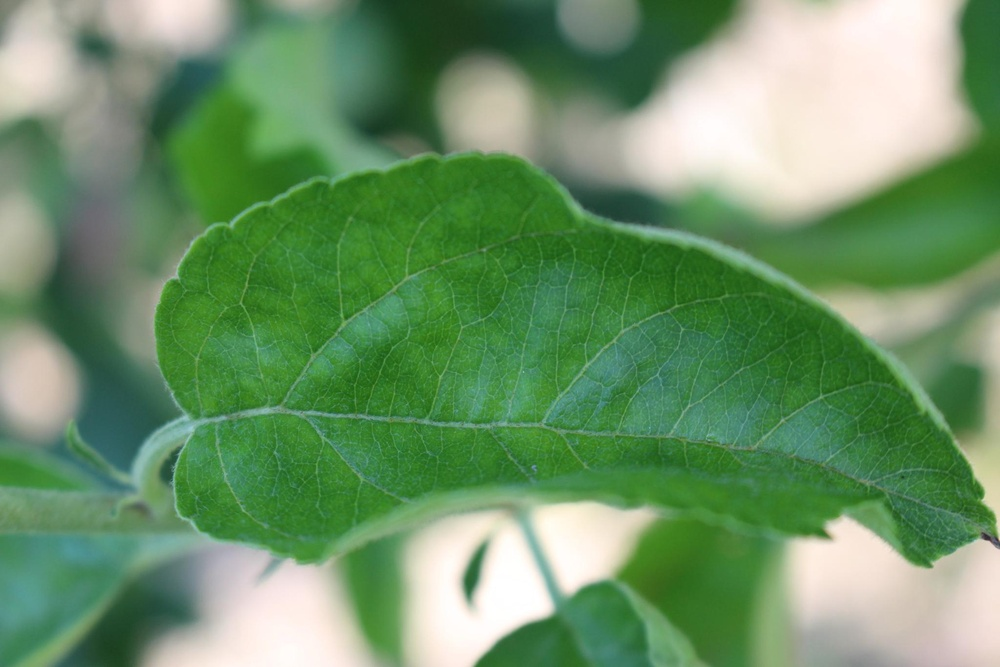
#> input picture Introducao a Visao Computacional/7. Realce de Bordas/Train_2.jpg, 1000 x 667 px, shrunk from 2048 x 1365 before the run
$ python filtroSobel.py   (older library calls are emulated)
#> lines starting #> are read from the running program, lines starting #| are printed output that depends on the picture
import cv2

imagem = cv2.imread("Train_2.jpg", 0)
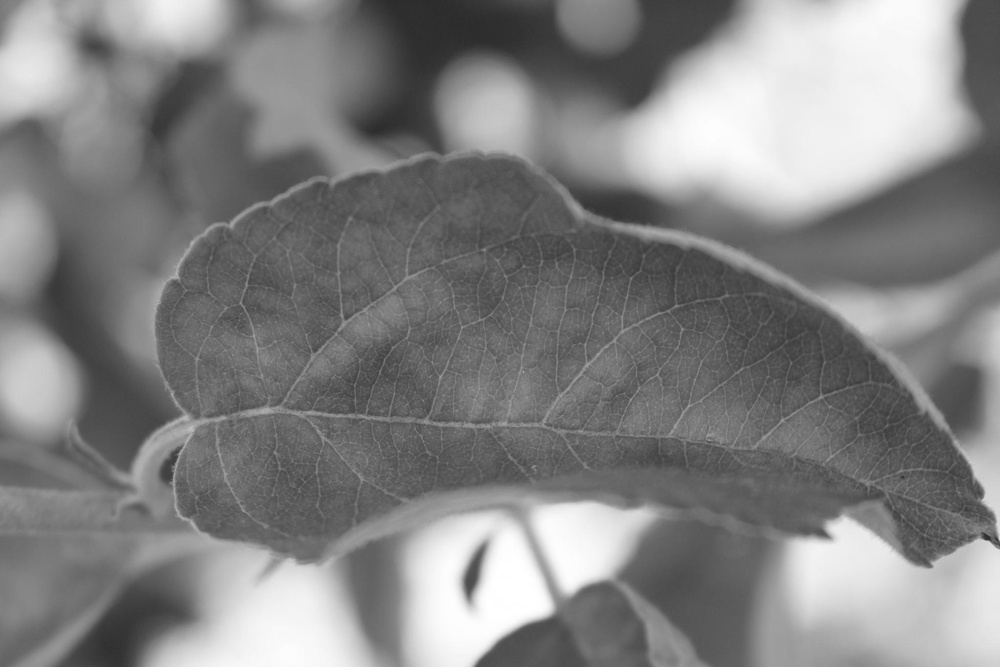
#> imagem: shape (667, 1000); min 41, max 255, mean 130.7

sobelx = cv2.Sobel(imagem, cv2.CV_8U, 1, 0,	ksize = 5)
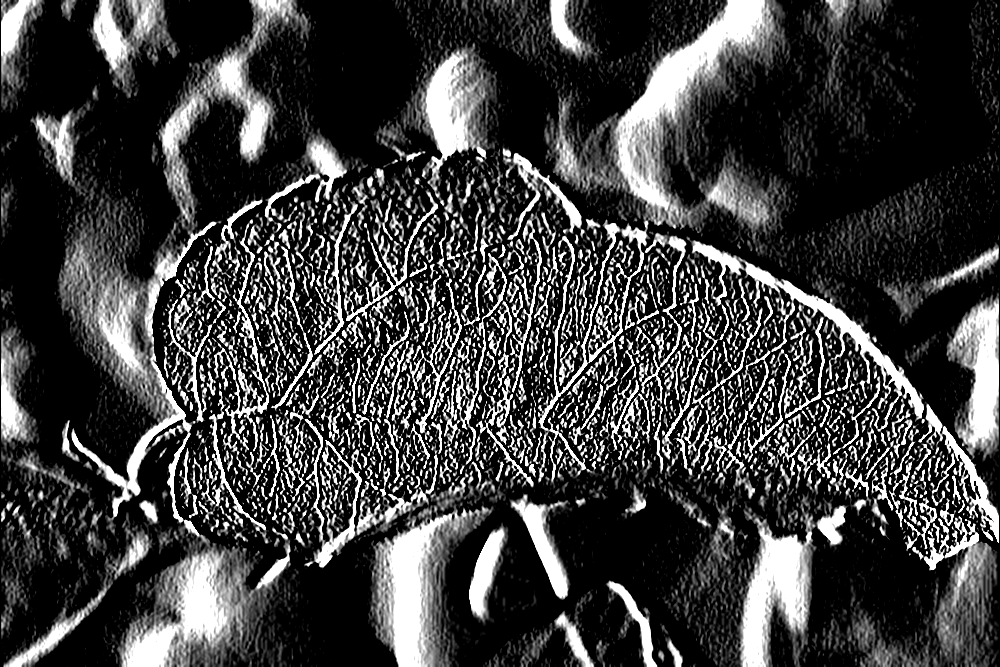
#> sobelx: shape (667, 1000); min 0, max 255, mean 63.5
sobely = cv2.Sobel(imagem, cv2.CV_8U, 0, 1,	ksize = 5)
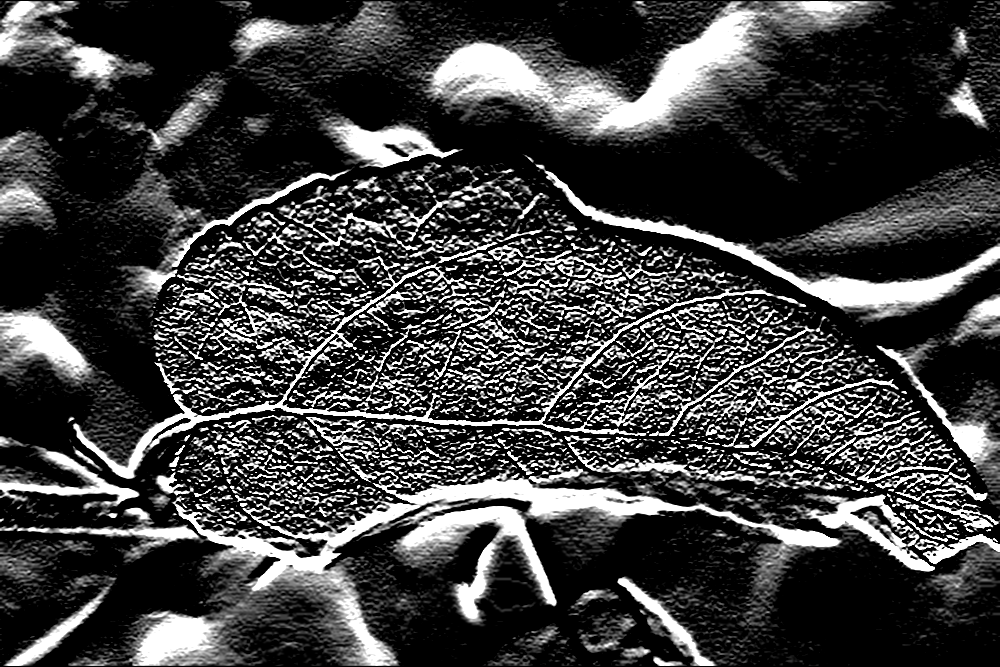
#> sobely: shape (667, 1000); min 0, max 255, mean 63.1

cv2.imshow("Original", imagem)
cv2.imshow("Sobel X", sobelx)
cv2.imshow("Sobel Y", sobely)

cv2.waitKey(0)
cv2.destroyAllWindows()

$ run again, with Introducao a Visao Computacional/7. Realce de Bordas/Train_1.jpg copied over Introducao a Visao Computacional/7. Realce de Bordas/Train_2.jpg
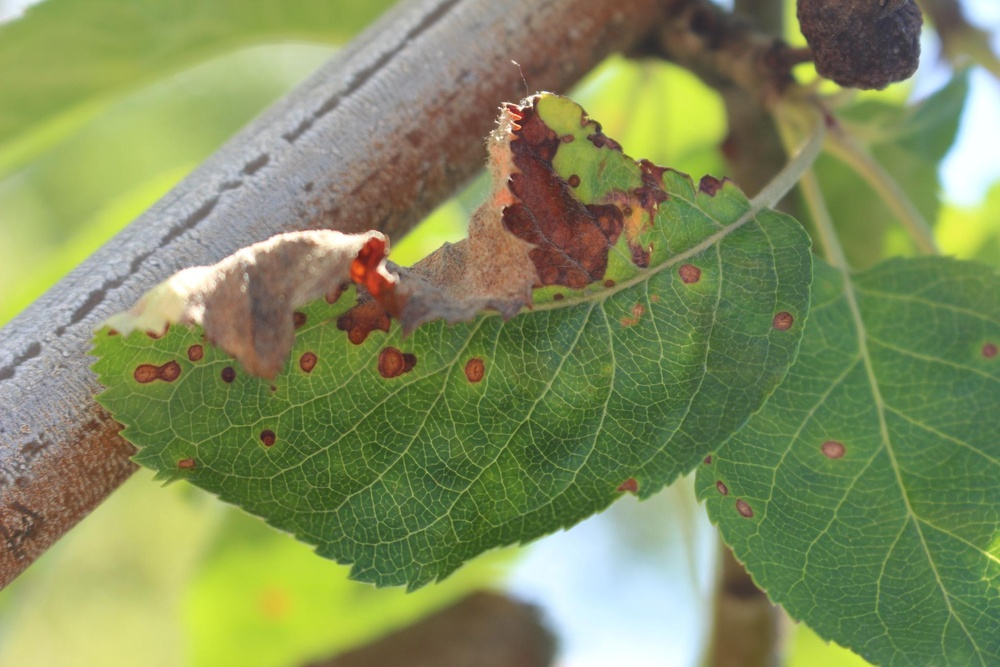
#> input picture Introducao a Visao Computacional/7. Realce de Bordas/Train_1.jpg, 1000 x 667 px, shrunk from 2048 x 1365 before the run
#> `sobelx = cv2.Sobel(imagem, cv2.CV_8U, 1, 0,	ksize = 5)`:
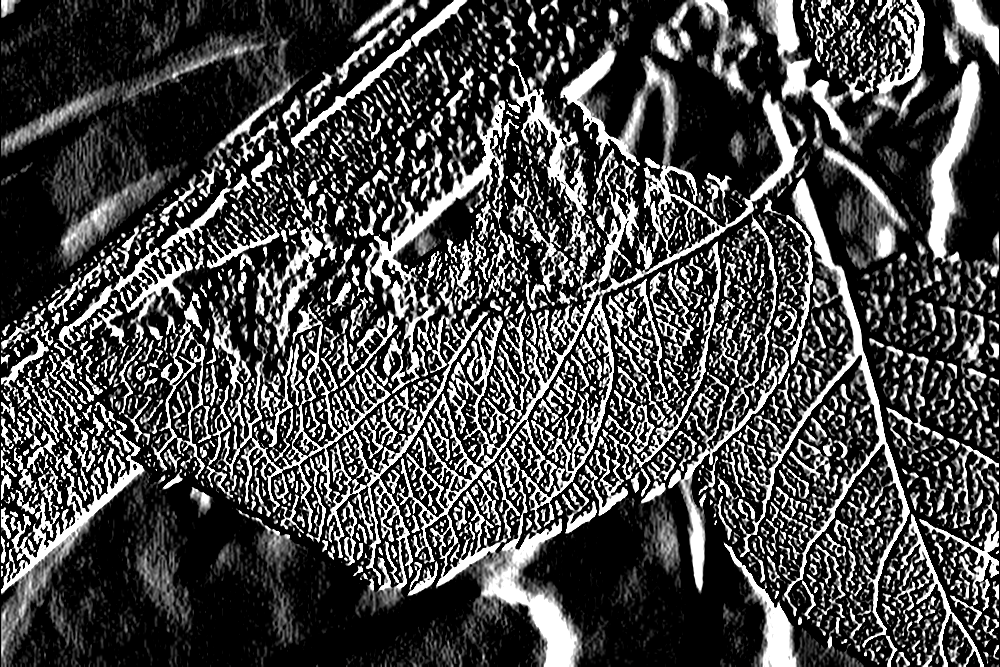
#> sobelx: shape (667, 1000); min 0, max 255, mean 72.5
#> `sobely = cv2.Sobel(imagem, cv2.CV_8U, 0, 1,	ksize = 5)`:
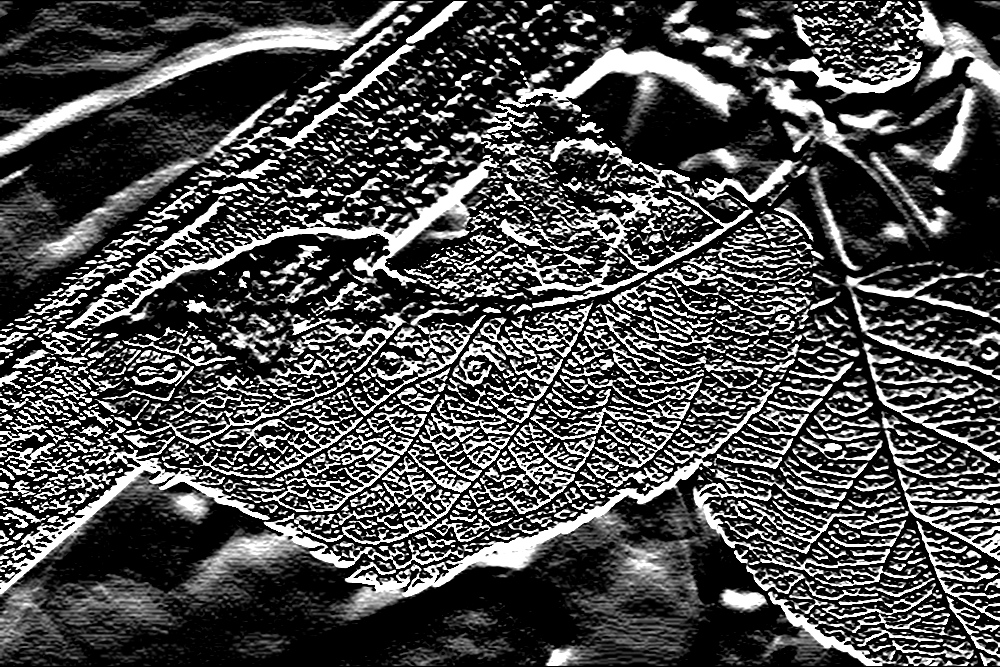
#> sobely: shape (667, 1000); min 0, max 255, mean 75.7

$ run again, with Introducao a Visao Computacional/7. Realce de Bordas/Test.jpg copied over Introducao a Visao Computacional/7. Realce de Bordas/Train_2.jpg
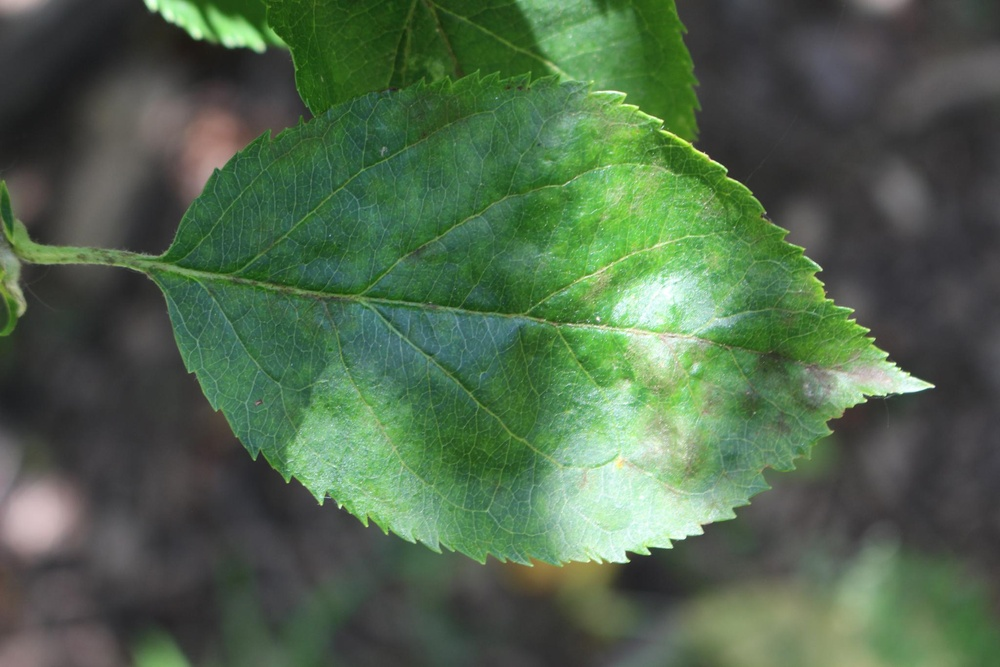
#> input picture Introducao a Visao Computacional/7. Realce de Bordas/Test.jpg, 1000 x 667 px, shrunk from 2048 x 1365 before the run
#> `sobelx = cv2.Sobel(imagem, cv2.CV_8U, 1, 0,	ksize = 5)`:
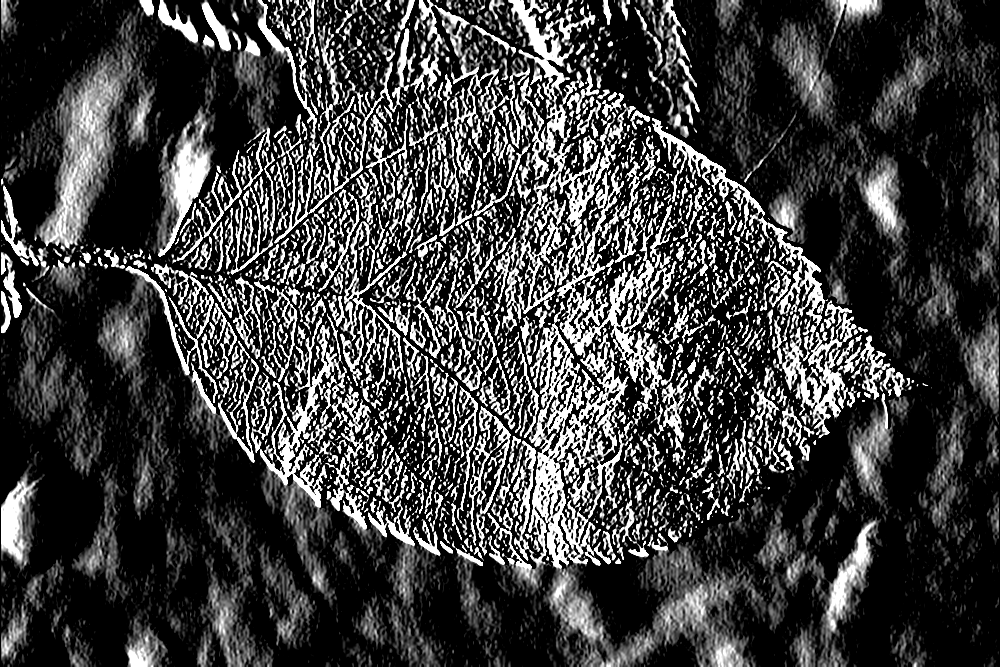
#> sobelx: shape (667, 1000); min 0, max 255, mean 64
#> `sobely = cv2.Sobel(imagem, cv2.CV_8U, 0, 1,	ksize = 5)`:
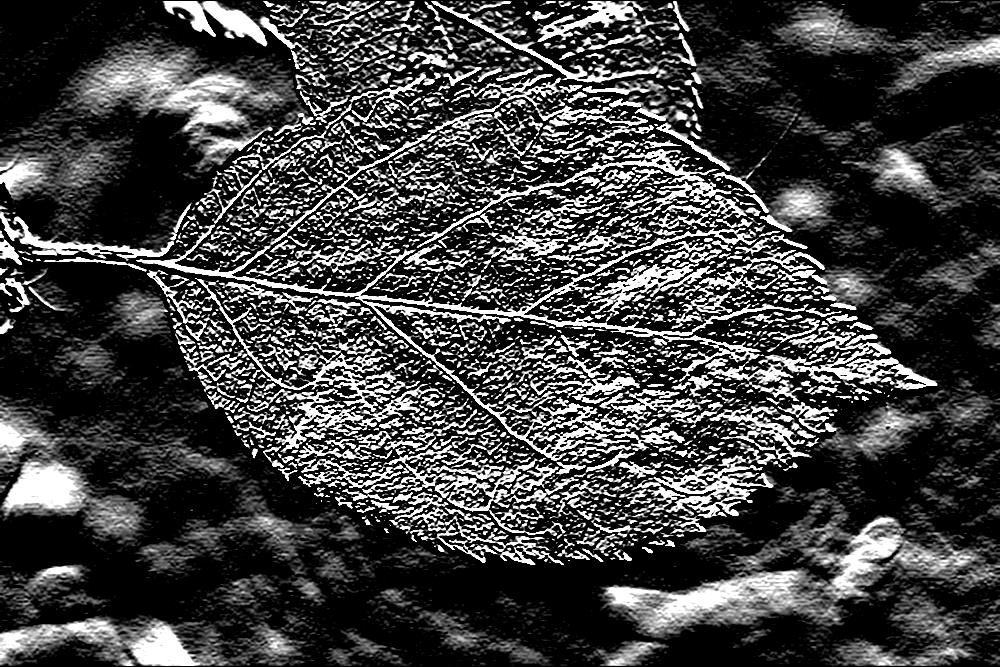
#> sobely: shape (667, 1000); min 0, max 255, mean 66
